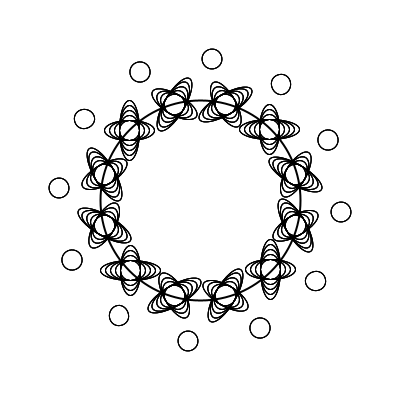
Frame 1 (no input)
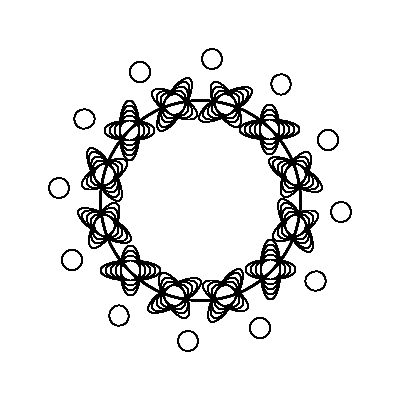
Frame 60 (the mouse pressed at the canvas centre just before this capture)
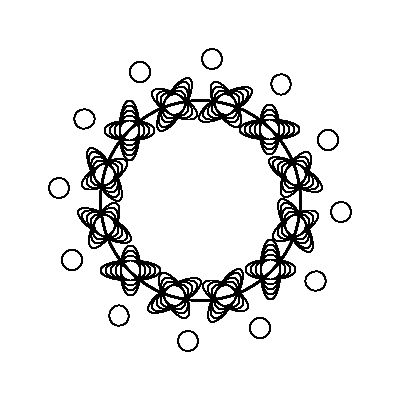
Frame 120 (the mouse held since frame 60 and released just before this capture)

The Processing sketch that drew these frames (run headless with seeded random() and noise(); from frame 60 on, the mouse is pressed at the canvas centre):

// Processing sketch: processing_81960
// ── processing_81960.pde

void setup ()
{ size (400,400);
background (255);
println();
float d = degrees(PI/4); // transforme des radians en degrés
smooth ();

}

void draw ()
{ noFill();
//je fais une ellipse
strokeWeight (2);
ellipse (200,200,200,200);
//je fais des petites ellipses autour
strokeWeight (1);
translate(width/2, height/2); for (int i=0;i<360;i+=10){
rotate(radians(20));
ellipse(100,100,20,20);
rotate(radians(10));
ellipse(70,70,20,20);
ellipse(70,70,30,20);
ellipse(70,70,40,20);
ellipse(70,70,50,20);
//autre sens
ellipse(70,70,20,30);
ellipse(70,70,20,40);
ellipse(70,70,20,50);
ellipse(70,70,20,60);
}

}
